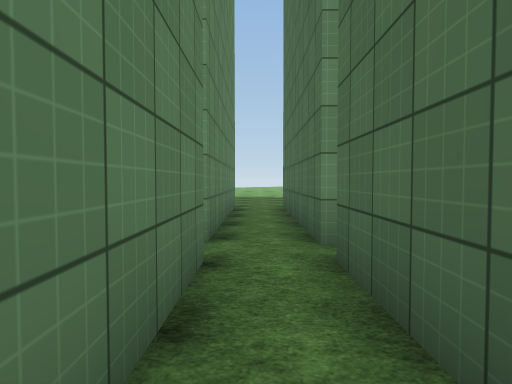
view 1 (above)

24 first-person views from a walk through a 3-D level made in the Unity game engine. The camera is 1.4 m above the floor, tilts 2° down and sees 75° across. The floor is counted in squares, 2 m on a side. Each view is taken from the middle of a square. On the plan, view 1 faces up. The plan holds only what a view shows up to about 10 squares ahead; the rest is blank. The place goes on beyond the plan. The player character is not drawn. Surface patterns are stand-ins for the level's own textures.

view 2
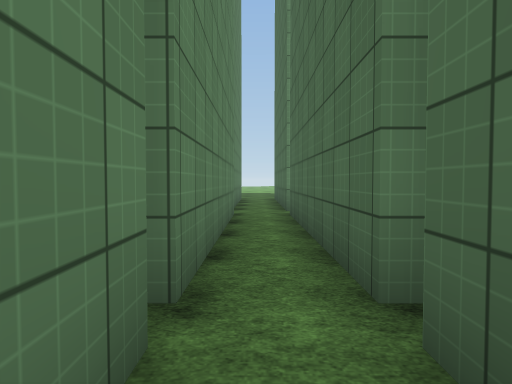

view 3
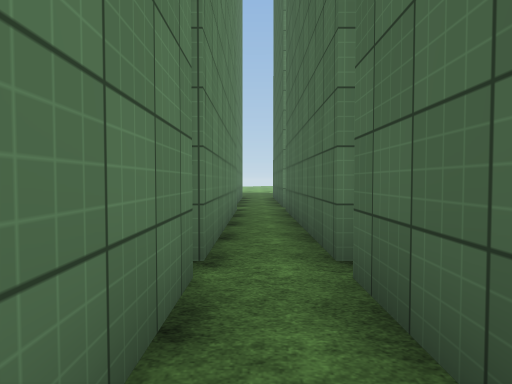

view 4
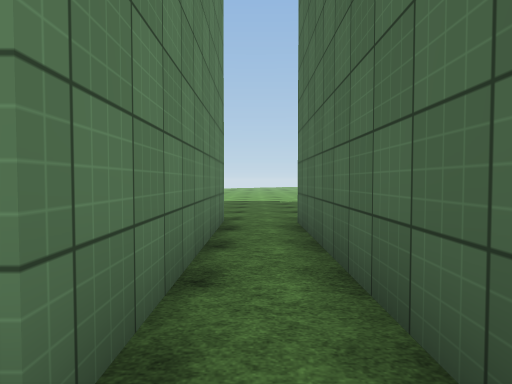

view 5
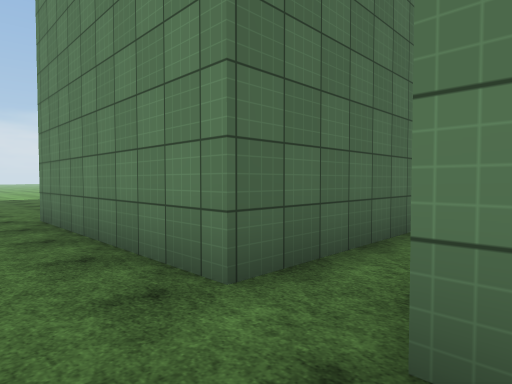

view 6
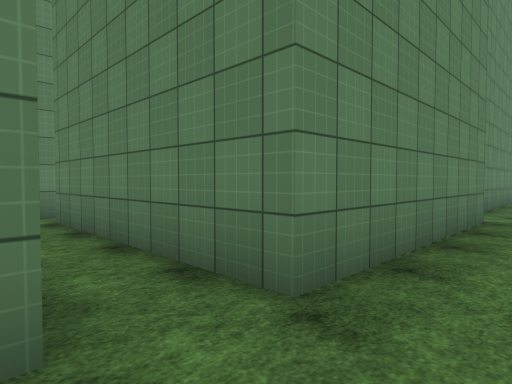

view 7
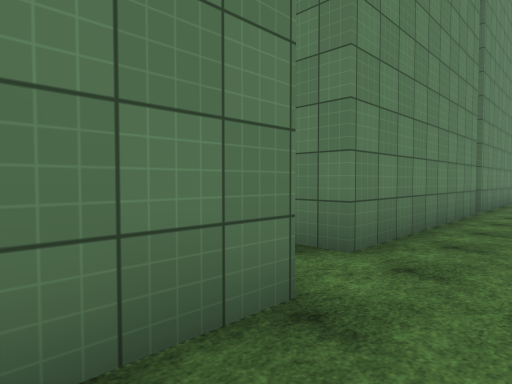

view 8
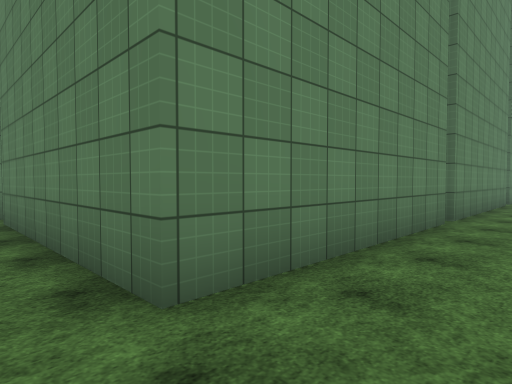

view 9
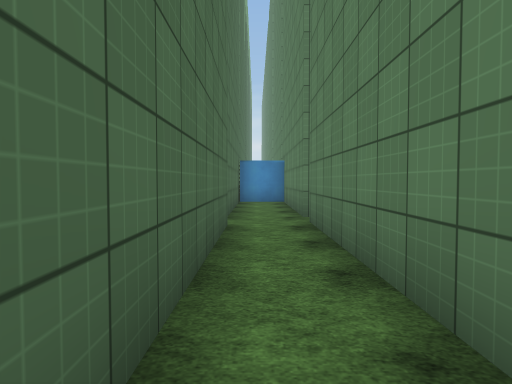

view 10
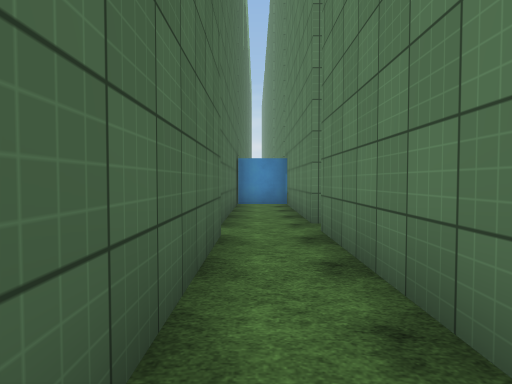

view 11
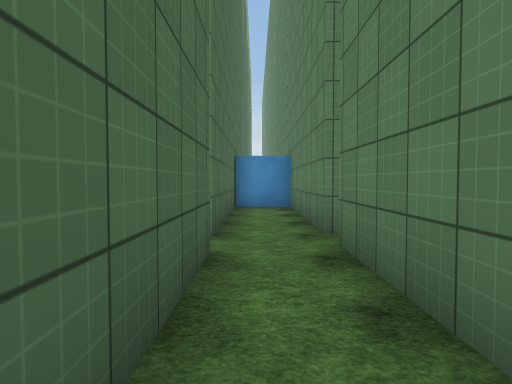

view 12
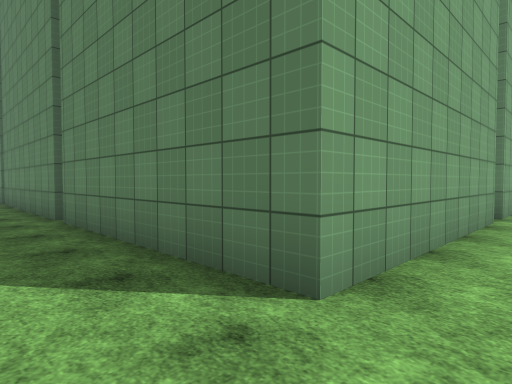

view 13
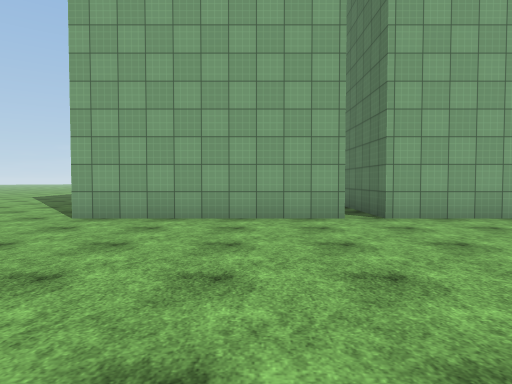

view 14
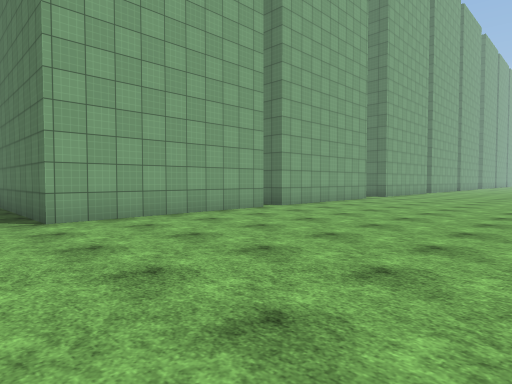

view 15
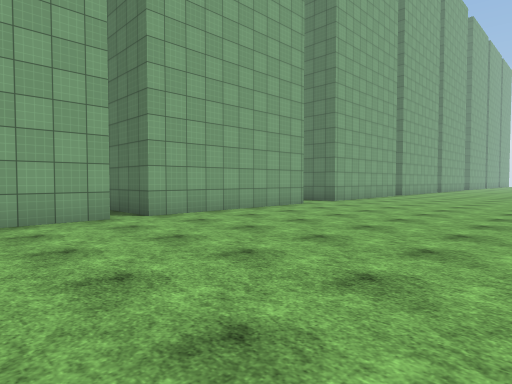

view 16
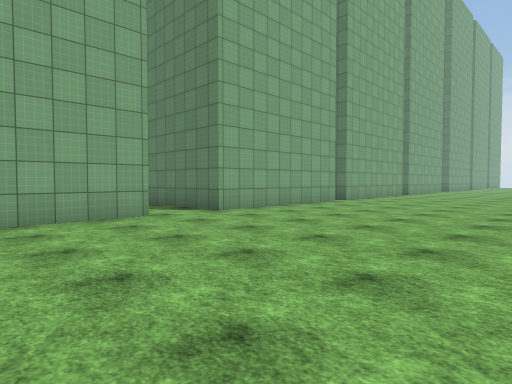

view 17
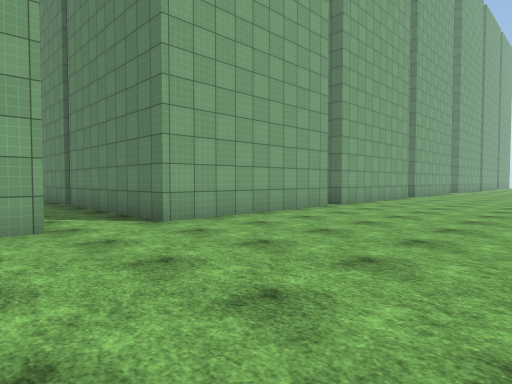

view 18
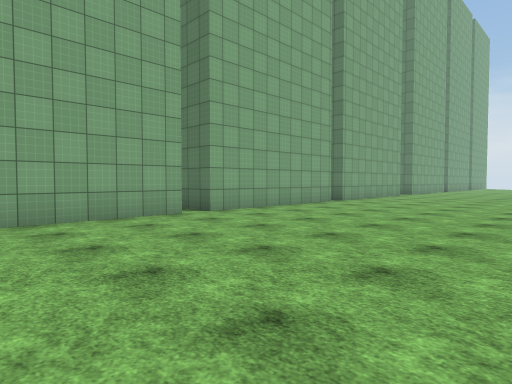

view 19
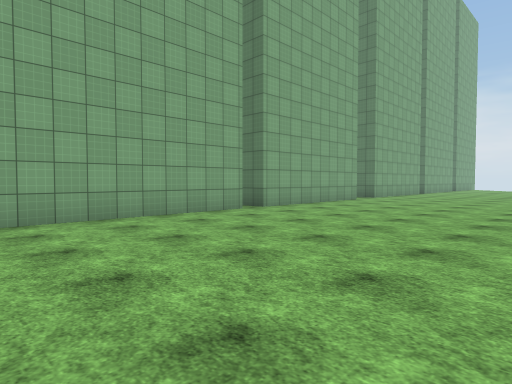

view 20
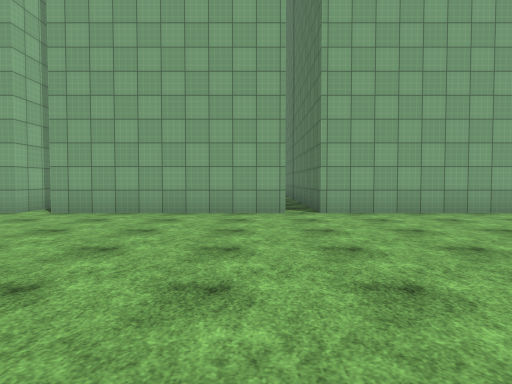

view 21
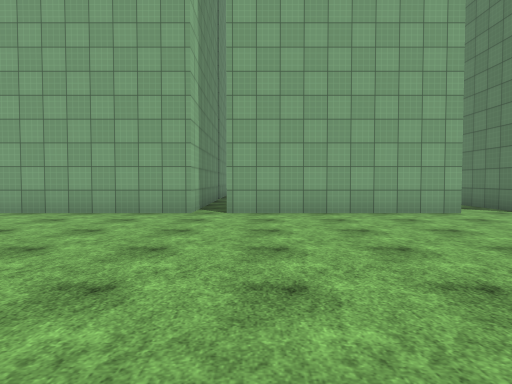

view 22
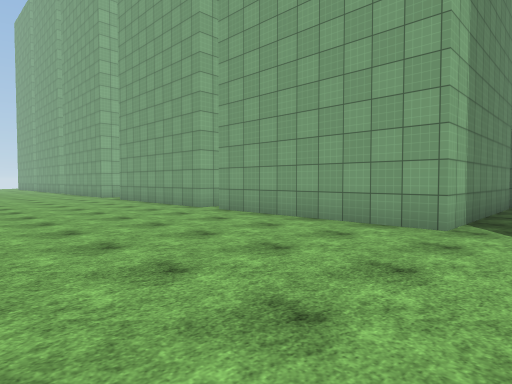

view 23
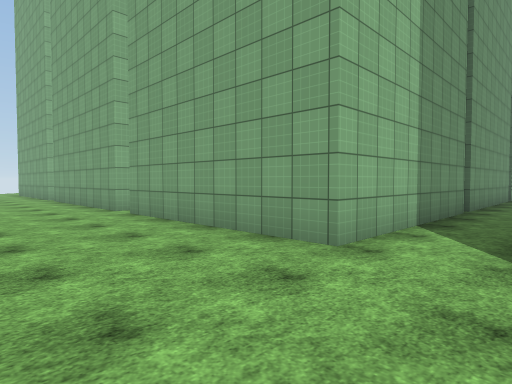

view 24
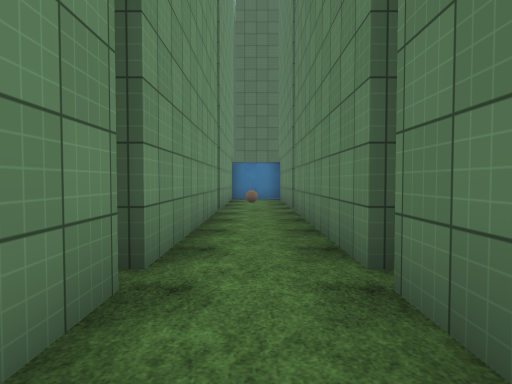

### Floor plan
Points are (right, up) in squares from view 1. A wall is a line through its corners. A room is listed if a view was taken in it or the views show most of it. See-through windows are left out.
Room 1 (views 1, 2, 3, 4, 6)
walls: (0.7, -2.2) (0.7, 2.9); (-0.5, -2.6) (-0.5, -4.5); (0.7, -4.1) (0.7, -2.6); (-0.5, 2.9) (-0.5, -2.2); (0.7, 3.5) (0.7, 8.6) (5.8, 8.6); (-0.5, 8.8) (-0.5, 3.8)
ways out: opening at (0, 10) to room 2
Room 2 (views 5, 7, 8, 9, 10, 11, 12, 13, 14, 15, 16, 17, 18, 19, 20, 21, 22, 23, 24)
walls: (-22.5, -2.4) (-22.9, -2.4) (-22.9, 2.6) (-18.5, 2.6); (-17.9, -8.1) (-22.9, -8.1) (-22.9, -3.1) (-21.1, -3.1); (-17.5, -9.9) (-12.5, -9.9); (-21.6, -14.9) (-22.9, -14.9) (-22.9, -9.9) (-17.9, -9.9); (-22.9, 3.2) (-22.9, 8.4) (-17.9, 8.4); (-12.4, -8.1) (-17.5, -8.1); (-11.8, -9.9) (-10.3, -9.9); (-10.1, -8.1) (-12, -8.1); (-17.5, 8.4) (-12.4, 8.4); (-17.9, -20.6) (-22.9, -20.6) (-22.9, -15.6) (-21.6, -15.6); (-12, 8.4) (-6.9, 8.4) (-6.9, 3.2); (-22.9, -25.5) (-22.9, -21.4) (-20, -21.4); (-5.6, 3.8) (-5.6, 8.5); (-5.6, 8.8) (-0.5, 8.8)
ways out: opening at (0, 10) to room 1; opening at (-6, 3) to room 3
objects: other object (-12, -9)
Room 3 (no view inside)
walls: (-6.9, 2.6) (-6.9, -1.7) (-5.6, -1.7) (-5.6, 2.9)
ways out: opening at (-6, 3) to room 2

Where each view was taken, in squares from view 1:
view 1: 0 up, 0 right, facing up
view 2: 4 down, 0 right, facing up
view 3: 5 down, 0 right, facing up
view 4: 3 up, 0 right, facing up
view 5: 10 up, 1 left, facing down-right
view 6: 10 up, 1 right, facing down-left
view 7: 10 up, 4 left, facing down-left
view 8: 10 up, 6 left, facing down-left
view 9: 9 up, 6 left, facing down
view 10: 8 up, 6 left, facing down
view 11: 7 up, 6 left, facing down
view 12: 10 up, 24 left, facing down-right
view 13: 5 up, 29 left, facing right
view 14: 4 up, 29 left, facing down-right
view 15: 0 up, 29 left, facing down-right
view 16: 5 down, 29 left, facing down-right
view 17: 7 down, 28 left, facing down-right
view 18: 11 down, 29 left, facing down-right
view 19: 15 down, 29 left, facing down-right
view 20: 20 down, 30 left, facing right
view 21: 22 down, 30 left, facing right
view 22: 22 down, 28 left, facing up-right
view 23: 10 down, 26 left, facing up-right
view 24: 9 down, 20 left, facing right
